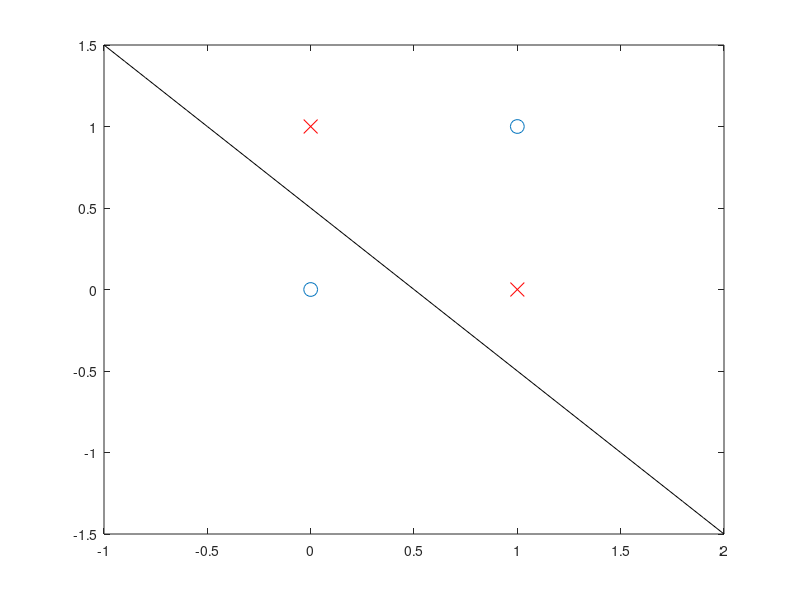

Here is the MATLAB script that generated this plot:
function plot_xor_gate()
  x = [-1:0.1:2];
  y = 0.5 - x;
  tx = [0 1];
  ty = [1 0];
  fx = [0 1];
  fy = [0 1];
  plot(fx, fy, 'o', 'markersize', 10, tx, ty, 'x', 'color', 'r', 'markersize', 10, x, y, 'color', 'k');
endfunction